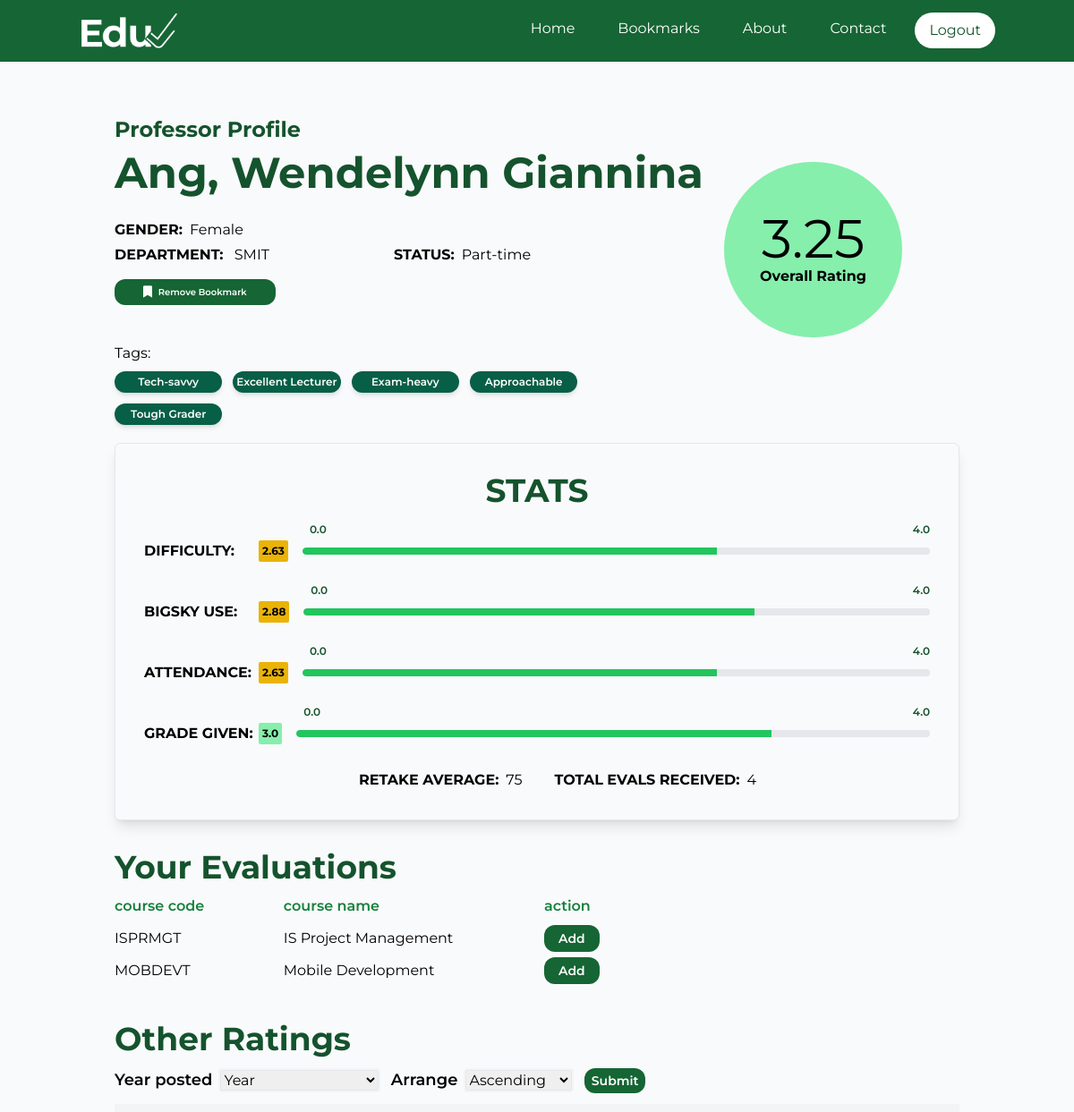
The page /teacher/2 (signed in, upper part) on the database as committed earlier.
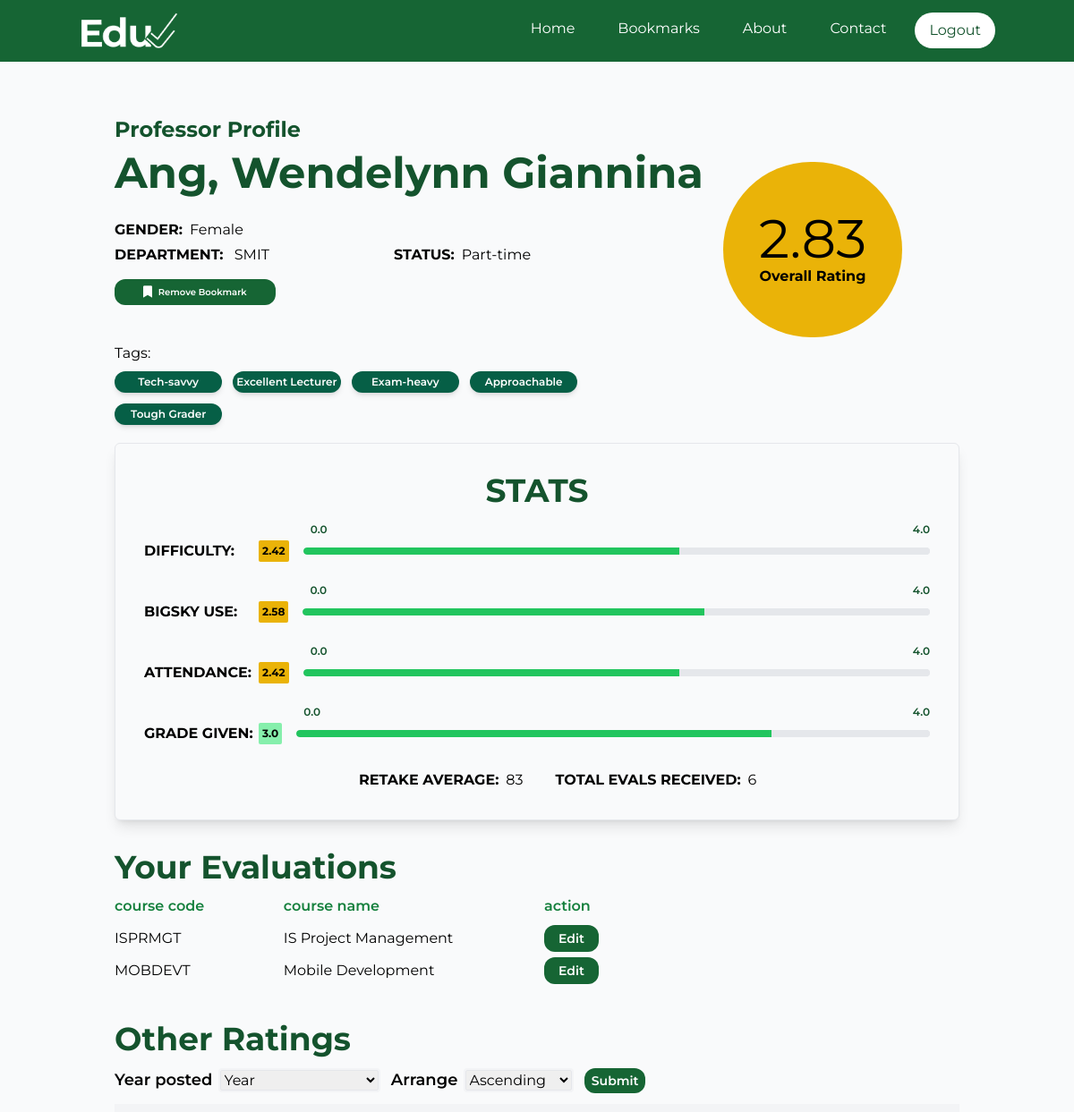
The same page on the database as committed later.
### EvalSys/models.py (models this page shows, shortened)
class TagTB(models.Model):
    TagName = models.CharField(max_length=100, null=False, blank=False)
    isHidden = models.BooleanField(null=False, blank=False)

class Teacher_CourseTB(models.Model):
    TeacherID = models.ForeignKey(TeacherTB, on_delete=models.CASCADE)
    CourseID = models.ForeignKey(CourseTB, on_delete=models.CASCADE)
    class Meta:
        unique_together = ('TeacherID', 'CourseID')

class CourseTB(models.Model):
    CourseCode = models.CharField(unique=True, max_length=50, null=False, blank=False)
    CourseName = models.CharField(max_length=100, null=False, blank=False)
    Description = models.TextField(null=True, blank=True)

class EvaluationTB(models.Model):
    UserID = models.ForeignKey(User, on_delete=models.CASCADE)
    TeacherID = models.ForeignKey(TeacherTB, on_delete=models.CASCADE)
    CourseID = models.ForeignKey(CourseTB, on_delete=models.CASCADE)
    Year = models.CharField(max_length=50, null=False, blank=False)
    Term = models.IntegerField(null=False, blank=False)
    ClassModality = models.CharField(max_length=50, null=False, blank=False)
    OverallProfRate = models.FloatField(null=False, blank=False)
    ProfDifficulty = models.FloatField(null=False, blank=False)
    RetakeProf = models.BooleanField(null=False, blank=False)
    BigSkyUsageRate = models.FloatField(null=False, blank=False)
    ProfAttendance = models.FloatField(null=False, blank=False)
    GradeReceived = models.FloatField(null=True, blank=True)
    DateAdded = models.DateTimeField(default=timezone.now)
    class Meta:
        unique_together = ('UserID', 'TeacherID', 'CourseID')

### EvalSys/views.py (the view, shortened to what this page needs)
# urls.py: path('teacher/<teacher_id>', views.TeacherInfo, name='TeacherInfo'),
@login_required(login_url='UserLogin')
def TeacherInfo(request, teacher_id):
    user = request.user
    TeacherRec = TeacherTB.objects.get(pk=teacher_id)
    EditCourse = EvaluationTB.objects.filter(UserID=user.id, TeacherID=teacher_id)
    EditCourseList = EvaluationTB.objects.filter(UserID=user.id, TeacherID=teacher_id).values_list('CourseID')
    AddCourse = Teacher_CourseTB.objects.filter(TeacherID=teacher_id).exclude(CourseID__in=EditCourseList)
    EvalRecs = EvaluationTB.objects.filter(TeacherID=teacher_id, UserID=user.id)
    try:
        Teacher_BookmarkTB.objects.get(TeacherID=teacher_id, UserID=user.id)
        isMark = True
    except:
        isMark = False
    AllEvalRecs = EvaluationTB.objects.filter(TeacherID=teacher_id).aggregate(
        Average_Rate=Round(Avg('OverallProfRate', default=0), 2),
        Average_Difficulty=Round(Avg('ProfDifficulty', default=0), 2),
        Average_BSUsage=Round(Avg('BigSkyUsageRate', default=0), 2),
        Average_Attendance=Round(Avg('ProfAttendance', default=0), 2),
        Average_Grades=Round(Avg('GradeReceived', default=0))
    )
    Average_Retake = 0
    Total_WillRetake = EvaluationTB.objects.filter(TeacherID=teacher_id, RetakeProf=True).count()
    TotalNumEvals = EvaluationTB.objects.filter(TeacherID=teacher_id).count()
    if TotalNumEvals > 0:
        Average_Retake = int((Total_WillRetake/TotalNumEvals)*100)
    AllTagsGotten = (Evaluation_TagTB.objects.filter(EvaluationID__TeacherID_id=teacher_id)
                     .values('TagID__TagName').annotate(count=Count('TagID__TagName')).order_by('-count')[:5])
    AllStudentEvals = EvaluationTB.objects.filter(TeacherID=teacher_id).exclude(UserID=user.id)
    AllEvalTags = Evaluation_TagTB.objects.filter(EvaluationID__TeacherID=teacher_id).exclude(EvaluationID__UserID=user.id).order_by()
    type = ""
    arrange = ""
    return render(request, 'teacherInfo.html', {
        'prof': TeacherRec,
        'Evals': EvalRecs,
        'user': user,
        'EditRec': EditCourse,
        'AddRec': AddCourse,
        'Mark': isMark,
        'AllEvalRecs': AllEvalRecs,
        'TotalNumEvals': TotalNumEvals,
        'Average_Retake': Average_Retake,
        'TopTagRecs': AllTagsGotten,
        'AllStudentEvals': AllStudentEvals,
        'AllEvalTags': AllEvalTags,
        'type': type,
        'arrange': arrange})

### templates/teacherInfo.html (shortened to what the changed rows need)
{% extends 'temp_2.html' %}
{% block content %}
    <div class="mt-5 flex justify-center">
        <div class="p-10 w-full max-w-5xl">
            <div>
                <h1 class="text-2xl font-bold text-green-900 mb-2">Professor Profile</h1>
            </div>
            <div class="grid grid-cols-6 gap-4 w-full">
                <div class="col-span-4 flex flex-col">
                    <div class="">
                        <div>
                            <h1 class="text-5xl font-bold text-green-900 mb-2 text-nowrap">{{ prof.LastName }}, {{ prof.FirstName }}</h1>
                        </div>
                    </div>
                </div>
                <div class="col-span-2 mt-3">
                    <div class="flex justify-end">
                        <div class="">
                            <div class="
                                px-10 py-14 mr-16 rounded-full text-center
                                {% if AllEvalRecs.Average_Rate < 1 %}bg-red-600 text-white
                                {% elif AllEvalRecs.Average_Rate >= 1 and AllEvalRecs.Average_Rate < 2 %}bg-orange-500 text-white
                                {% elif AllEvalRecs.Average_Rate >= 2 and AllEvalRecs.Average_Rate < 3 %}bg-yellow-500
                                {% elif AllEvalRecs.Average_Rate >= 3 and AllEvalRecs.Average_Rate < 4 %}bg-green-300
                                {% elif AllEvalRecs.Average_Rate >= 4 %}bg-emerald-600 text-white
                                {% endif %}
                            ">
                                <span class="text-6xl">{{ AllEvalRecs.Average_Rate }}</span>
                                <div class="font-bold">Overall Rating</div>
                            </div>
                        </div>
                    </div>
                </div>
            </div>
            <div class="space-y-2 mt-1.5">
                <div class="inline-grid grid-cols-4 gap-3">
                    {% for item in TopTagRecs %}
                        <div class="text-center text-xs bg-emerald-800 text-white font-semibold px-1 py-1 rounded-full shadow-md">
                            {{ item.TagID__TagName }}
                        </div>
                    {% endfor %}
                </div>
            </div>
            <div class="mt-5">
                <div class="col-span-4">
                    <div class=" p-8 bg-gray-50 rounded-md border shadow-lg mb-8">
                        <div class="flex justify-center">
                            <h1 class="text-4xl font-bold text-green-900 mb-2">STATS</h1>
                        </div>
                        <div class="mb-2 flex justify-start items-center">
                            <b class="w-32 mt-5">DIFFICULTY:</b>
                            <span
                                    class="
                                            text-xs font-bold mt-5 px-1 py-1 rounded-sm
                                            {% if AllEvalRecs.Average_Difficulty < 1 %}bg-red-600 text-white
                                            {% elif AllEvalRecs.Average_Difficulty >= 1 and AllEvalRecs.Average_Difficulty < 2 %}bg-orange-500 text-white
                                            {% elif AllEvalRecs.Average_Difficulty >= 2 and AllEvalRecs.Average_Difficulty < 3 %}bg-yellow-500
                                            {% elif AllEvalRecs.Average_Difficulty >= 3 and AllEvalRecs.Average_Difficulty < 4 %}bg-green-300
                                            {% elif AllEvalRecs.Average_Difficulty >= 4 %}bg-emerald-600 text-white
                                            {% endif %}
                                    ">{{ AllEvalRecs.Average_Difficulty }}</span>
                            <div class="ml-4 flex-grow">
                                <div class="relative pt-1">
                                </div>
                            </div>
                        </div>
                        <div class="mb-2 flex justify-start items-center">
                            <b class="w-32 text-nowrap mt-5">BIGSKY USE:</b>
                            <span
                                    class="
                                            text-xs font-bold mt-5 px-1 py-1 rounded-sm
                                            {% if AllEvalRecs.Average_BSUsage < 1 %}bg-red-600 text-white
                                            {% elif AllEvalRecs.Average_BSUsage >= 1 and AllEvalRecs.Average_BSUsage < 2 %}bg-orange-500 text-white
                                            {% elif AllEvalRecs.Average_BSUsage >= 2 and AllEvalRecs.Average_BSUsage < 3 %}bg-yellow-500
                                            {% elif AllEvalRecs.Average_BSUsage >= 3 and AllEvalRecs.Average_BSUsage < 4 %}bg-green-300
                                            {% elif AllEvalRecs.Average_BSUsage >= 4 %}bg-emerald-600 text-white
                                            {% endif %}
                                        ">{{ AllEvalRecs.Average_BSUsage }}
                                    </span>
                            <div class="ml-4 flex-grow">
                                <div class="relative pt-1">
                                </div>
                            </div>
                        </div>
                        <div class="mb-2 flex justify-start items-center">
                            <b class="w-32 mt-5">ATTENDANCE:</b>
                            <span
                                    class="
                                            text-xs font-bold mt-5 px-1 py-1 rounded-sm
                                            {% if AllEvalRecs.Average_Attendance < 1 %}bg-red-600 text-white
                                            {% elif AllEvalRecs.Average_Attendance >= 1 and AllEvalRecs.Average_Attendance < 2 %}bg-orange-500 text-white
                                            {% elif AllEvalRecs.Average_Attendance >= 2 and AllEvalRecs.Average_Attendance < 3 %}bg-yellow-500
                                            {% elif AllEvalRecs.Average_Attendance >= 3 and AllEvalRecs.Average_Attendance < 4 %}bg-green-300
                                            {% elif AllEvalRecs.Average_Attendance >= 4 %}bg-emerald-600 text-white
                                            {% endif %}
                                        ">{{ AllEvalRecs.Average_Attendance }}</span>
                            <div class="ml-4 flex-grow">
                                <div class="relative pt-1">
                                </div>
                            </div>
                        </div>
                        <div class="mt-5">
                            <div class="flex justify-start items-center">
                                <b class="ml-60">RETAKE AVERAGE:</b> <span class="ml-2">{{ Average_Retake }}</span>
                                <b class="ml-9">TOTAL EVALS RECEIVED:</b> <span class="ml-2">{{ TotalNumEvals }}</span>
                            </div>
                        </div>
                    </div>
                </div>
            </div>
            <h1 class="text-4xl font-bold text-green-900 mb-3">Your Evaluations</h1>
            <div>
                <div class="grid grid-cols-10 mt-3">
                    {% for AddRec in AddRec %}
                        <div class="col-span-2 mb-3">{{ AddRec.CourseID.CourseCode }}</div>
                        <div class="col-span-3">{{ AddRec.CourseID.CourseName }}</div>
                        <div class="col-span-5 ml-2">
                            <a class="buttonGreen text-sm -mr-7 px-4 py-1.5 bg-green-700 text-white"
                               href="{% url 'EvaluateTeacher' prof.id %}">Add</a>
                        </div>
                    {% endfor %}
                </div>
                <div class="grid grid-cols-10">
                    {% for EditRec in EditRec %}
                        <div class="col-span-2 mb-3">{{ EditRec.CourseID.CourseCode }}</div>
                        <div class="col-span-3">{{ EditRec.CourseID.CourseName }}</div>
                        <div class="col-span-5 ml-2">
                            <a class="buttonGreen text-sm -mr-7 px-4 py-1.5 rounded-md bg-green-700 text-white"
                               href="{% url 'EditEval' EditRec.id %}">Edit</a>
                        </div>
                    {% endfor %}
                </div>
            </div>
            <div class="mt-8">
                <h1 class="text-4xl font-bold text-green-900 mb-3">Other Ratings</h1>
            </div>
        </div>
    </div>
{% endblock %}

Rows that differ between the two databases and show on the page:
no longer on this page (row unchanged): Teacher_CourseTB: CourseID.CourseCode "ISPRMGT", CourseID.CourseName "IS Project Management"
no longer on this page (row unchanged): Teacher_CourseTB: CourseID.CourseCode "MOBDEVT", CourseID.CourseName "Mobile Development"
added EvaluationTB: CourseID.CourseCode "ISPRMGT", CourseID.CourseName "IS Project Management"
added EvaluationTB: CourseID.CourseCode "MOBDEVT", CourseID.CourseName "Mobile Development"
Other text that changed with them:
{{ AllEvalRecs.Average_Rate }}: "3.25" → "2.83"
{{ AllEvalRecs.Average_Difficulty }}: "2.63" → "2.42"
{{ AllEvalRecs.Average_BSUsage }}: "2.88" → "2.58"
{{ AllEvalRecs.Average_Attendance }}: "2.63" → "2.42"
{{ Average_Retake }}: "75" → "83"
{{ TotalNumEvals }}: "4" → "6"
